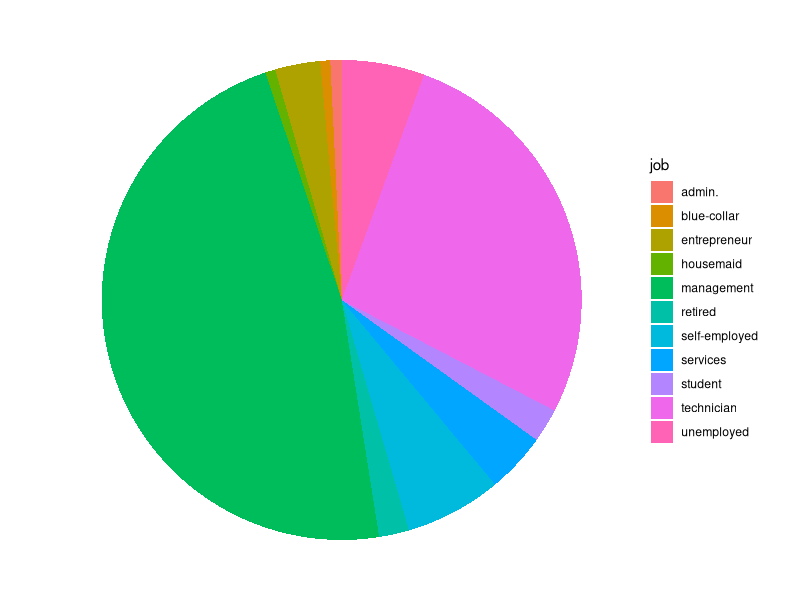
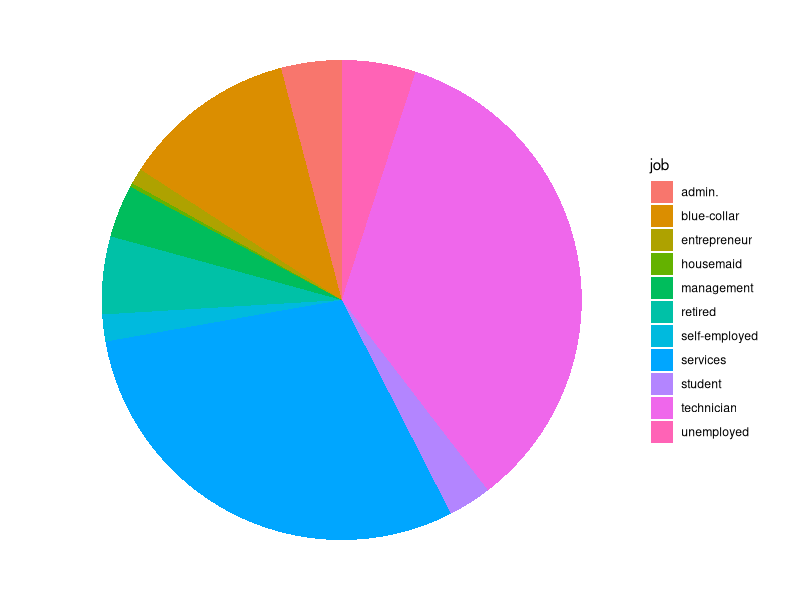
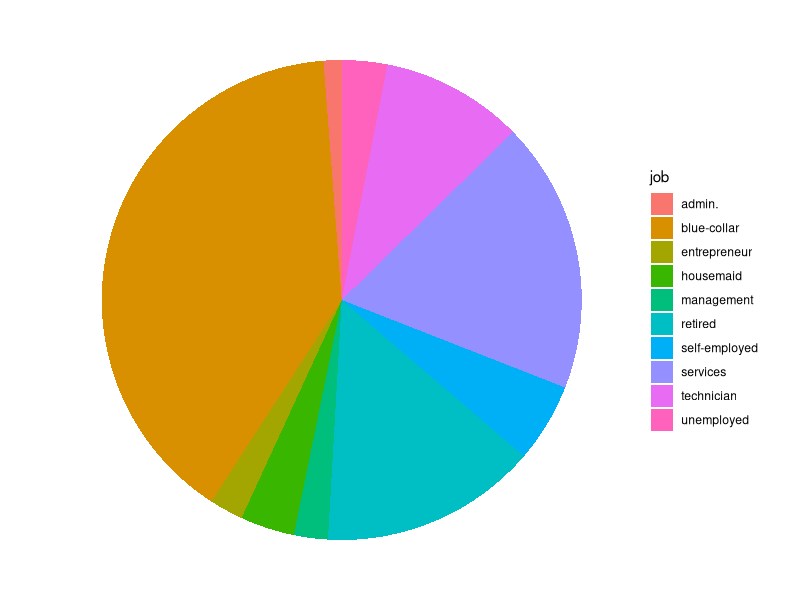
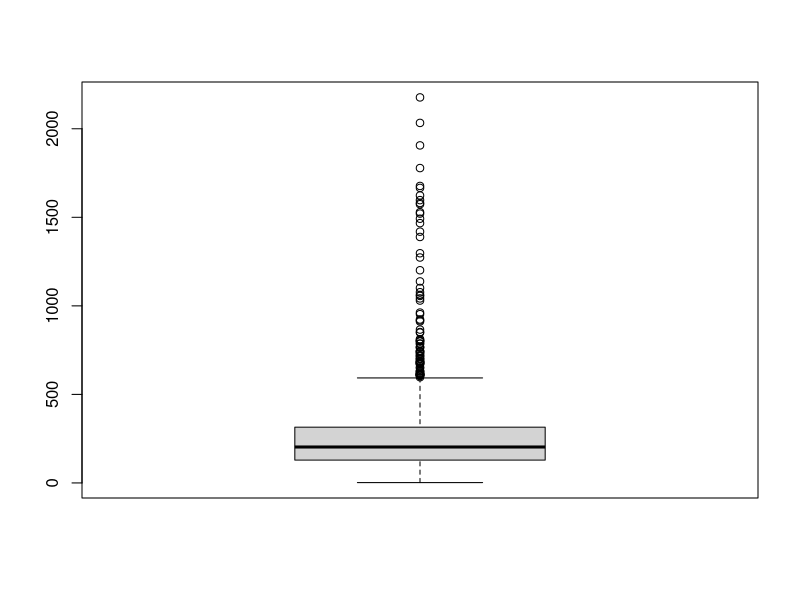
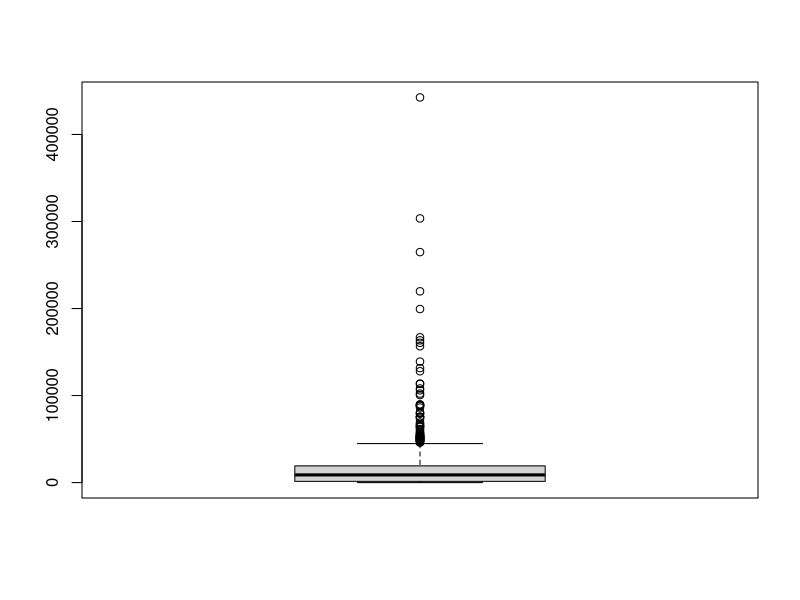
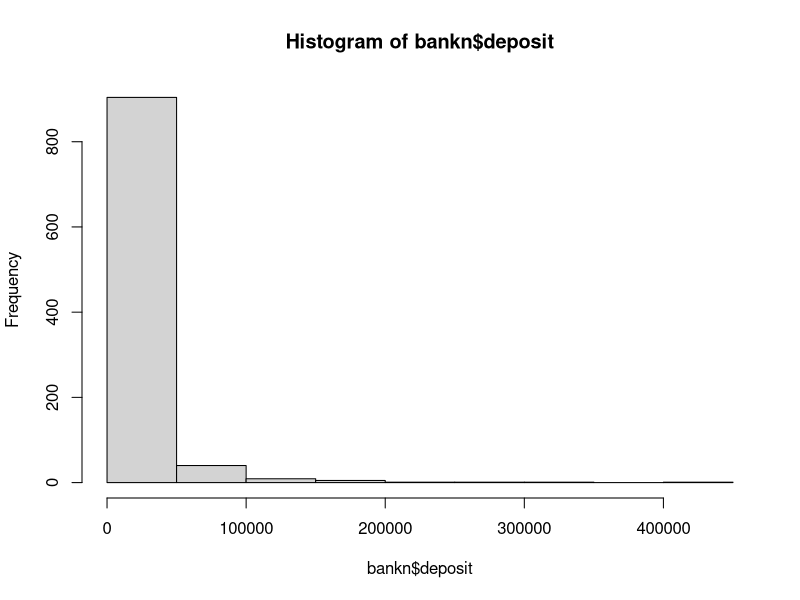
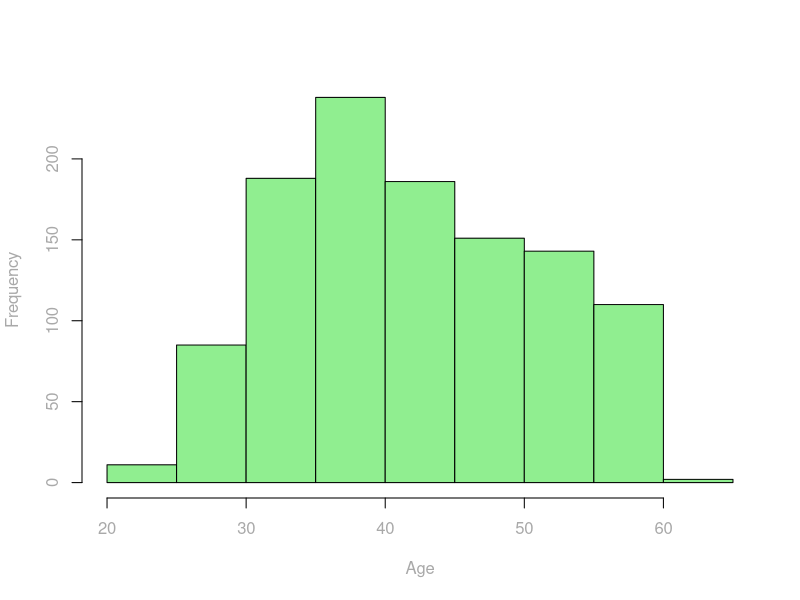

Recreate these plots in R, in order.
## ---- chunk 1
knitr::opts_chunk$set(echo = TRUE)
options(scipen = 9999)
options(width = 70)
knitr::opts_chunk$set(linewidth = 60)
library(knitr)
library(formatR)
library(ggplot2)
opts_chunk$set(tidy.opts=list(width.cutoff=40),tidy=TRUE)
mode <- function(v, empty = FALSE) {
  if(empty){
    v = v[v != ""]
  }
  uniqv <- unique(v)
  uniqv[which.max(tabulate(match(v, uniqv)))]
}
## ---- chunk 2
bankn <- read.csv("2021-Set03-QualityAssured.csv", 
                  header = T, sep = ",", stringsAsFactors = T)
## ---- chunk 3
summary(bankn$RefNum)
## ---- chunk 4
summary(bankn$age)
## ---- chunk 5
bankn$age[is.na(bankn$age)] <- median(bankn$age, na.rm = T)
summary(bankn$age)
## ---- chunk 6
summary(bankn$marital)
## ---- chunk 7
summary(bankn$job)
## ---- chunk 8
bankn[!(bankn$job %in% c("admin.", "unemployed", "management","housemaid", "entrepreneur", "student", "blue-collar","self-employed", "retired", "technician", "services")),2:5]
## ---- chunk 9
bankn <- bankn[(bankn$job %in% c("admin.", "unemployed", "management","housemaid", "entrepreneur", "student", "blue-collar","self-employed", "retired", "technician", "services")) | (bankn$education %in% 
                    c('tertiary','secondary','primary')),]
summary(bankn$job)
## ---- chunk 10
before <- bankn[!(bankn$job %in% c("admin.", "unemployed", "management","housemaid", "entrepreneur", "student", "blue-collar","self-employed", "retired", "technician", "services")),]
before
refnum <- before$RefNum
## ---- chunk 11
bankn[!(bankn$job %in% c("admin.", "unemployed", "management","housemaid", "entrepreneur", "student", "blue-collar","self-employed", "retired", "technician", "services")),"job"] <- mode(bankn$job[bankn$education == "primary"])
## ---- chunk 12
bankn[bankn$RefNum == refnum,]
## ---- chunk 13
summary(bankn$education)
## ---- chunk 14
ggplot(bankn[bankn$education == "tertiary",c(3,5)], aes(x="", y=job, fill=job)) +
  geom_bar(stat="identity", width=1) +coord_polar("y", start=0) +theme_void()
## ---- chunk 15
ggplot(bankn[bankn$education=="secondary",c(3,5)], aes(x="", y=job, fill=job)) +
  geom_bar(stat="identity", width=1) +coord_polar("y", start=0) + theme_void()
## ---- chunk 16
ggplot(bankn[bankn$education == "primary",c(3,5)], aes(x="", y=job, fill=job)) +
  geom_bar(stat="identity", width=1) +coord_polar("y", start=0) + theme_void()
## ---- chunk 17
geteducation <- function(jobs){
  lis <- vector()
  for (job in jobs) {
    tert <- length(bankn$education[bankn$education == "tertiary" & bankn$job == job])
    sec <- length(bankn$education[bankn$education == "secondary" & bankn$job == job])
    prim <- length(bankn$education[bankn$education == "primary" & bankn$job == job])
    len = nrow(bankn[bankn$job == job,])
    lis <- append(lis, ifelse(tert > sec & tert > prim, "tertiary", ifelse(sec > tert & sec > prim,
           "secondary", ifelse(prim > tert & prim > sec,
           "primary", '?'))))
  }
  return(lis)
}
## ---- chunk 18
getEducationRatio <- function(jobs){
    lis <- list()
    df <- data.frame()
    for (job in jobs) {
      tert <- length(bankn$education[bankn$education == "tertiary" & bankn$job == job])
      sec <- length(bankn$education[bankn$education == "secondary" & bankn$job == job])
      prim <- length(bankn$education[bankn$education == "primary" & bankn$job == job])
      len = nrow(bankn[bankn$job == job,])
      tertiary = round((tert/len)*100, digits = 2)
      secondary = round((sec/len)*100, digits = 2)
      primary = round((prim/len)*100, digits =2)
      lis <- append(lis, data.frame(c(tertiary,secondary,primary)))
    }
    return(do.call(rbind, lis))
}
## ---- chunk 19
missingEducation <- bankn[!(bankn$education %in% 
                    c('tertiary','secondary','primary')),
                  c('job','education')]

bankn$education[!(bankn$education %in% 
                    c('tertiary','secondary','primary'))] <- geteducation(
                      missingEducation$job)
summary(bankn$education)
## ---- chunk 20
jobs <- getEducationRatio(c("admin.", "unemployed", "management","housemaid", "entrepreneur", "student", "blue-collar","self-employed", "retired", "technician", "services"))
colnames(jobs) <- c("tertiary","secondary","primary")
rownames(jobs) <- c("admin.", "unemployed", "management","housemaid", "entrepreneur", "student", "blue-collar","self-employed", "retired", "technician", "services")
## ---- chunk 21
jobs
## ---- chunk 22
summary(bankn$housing)
## ---- chunk 23
summary(bankn$loan)
levels(bankn$loan)
## ---- chunk 24
summary(bankn$contact)
## ---- chunk 25
summary(bankn$day)
## ---- chunk 26
summary(bankn$month)
## ---- chunk 27
min(summary(bankn$month))
## ---- chunk 28
max(summary(bankn$month))
## ---- chunk 29
sum(is.na(bankn$month))
## ---- chunk 30
summary(bankn$duration)
## ---- chunk 31
min(bankn$duration)
## ---- chunk 32
max(bankn$duration)
## ---- chunk 33
boxplot(bankn$duration)
## ---- chunk 34
summary(bankn$deposit)
## ---- chunk 35
boxplot(bankn$deposit)
## ---- chunk 36
hist(bankn$deposit)
## ---- chunk 37
bankn[is.na(bankn$deposit),"deposit"] <- mean(bankn$deposit,na.rm=T)

## ---- chunk 38
summary(bankn$balance, maxsum = 10)
## ---- chunk 39
bankn$balance[c(8, 54, 26, 87)]
## ---- chunk 40
str(bankn)
#levels(bankn$job)
## ---- chunk 41
head(bankn$duration, n = 3)
bankn$duration <- round(bankn$duration/60, digits = 2)
## ---- chunk 42
head(bankn$duration, n = 3)
## ---- chunk 43
hist(bankn$age, col="lightgreen", col.lab="darkgrey",
     col.axis="darkgrey", xlab = "Age", main="")
## ---- chunk 44
age.max = max(bankn$age)
age.min = min(bankn$age)
new.max = age.max + 1
age.temp <- cut(bankn$age, breaks = c(age.min, 25, 44, 56, age.max),
                labels = c("Gen Z", "Millennials", "Gen X", "Baby Boomers"), right = TRUE)
# data.frame(old = bankn$age, new = age.temp) 
bankn$age <- age.temp
## ---- chunk 45
head(bankn$age, n = 5)
